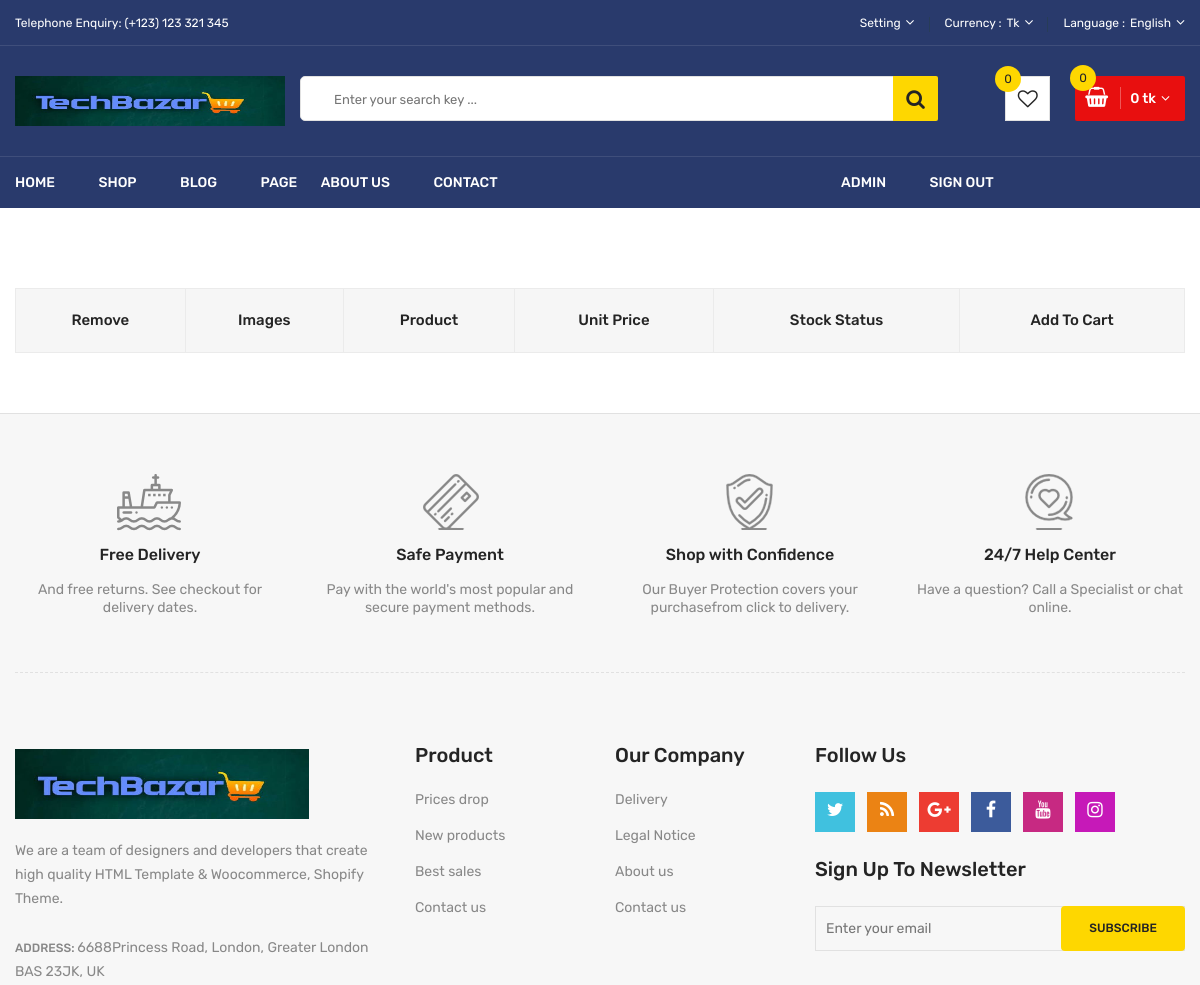
The app's page /cart/View_wishlist/ (signed in, upper part), older data.
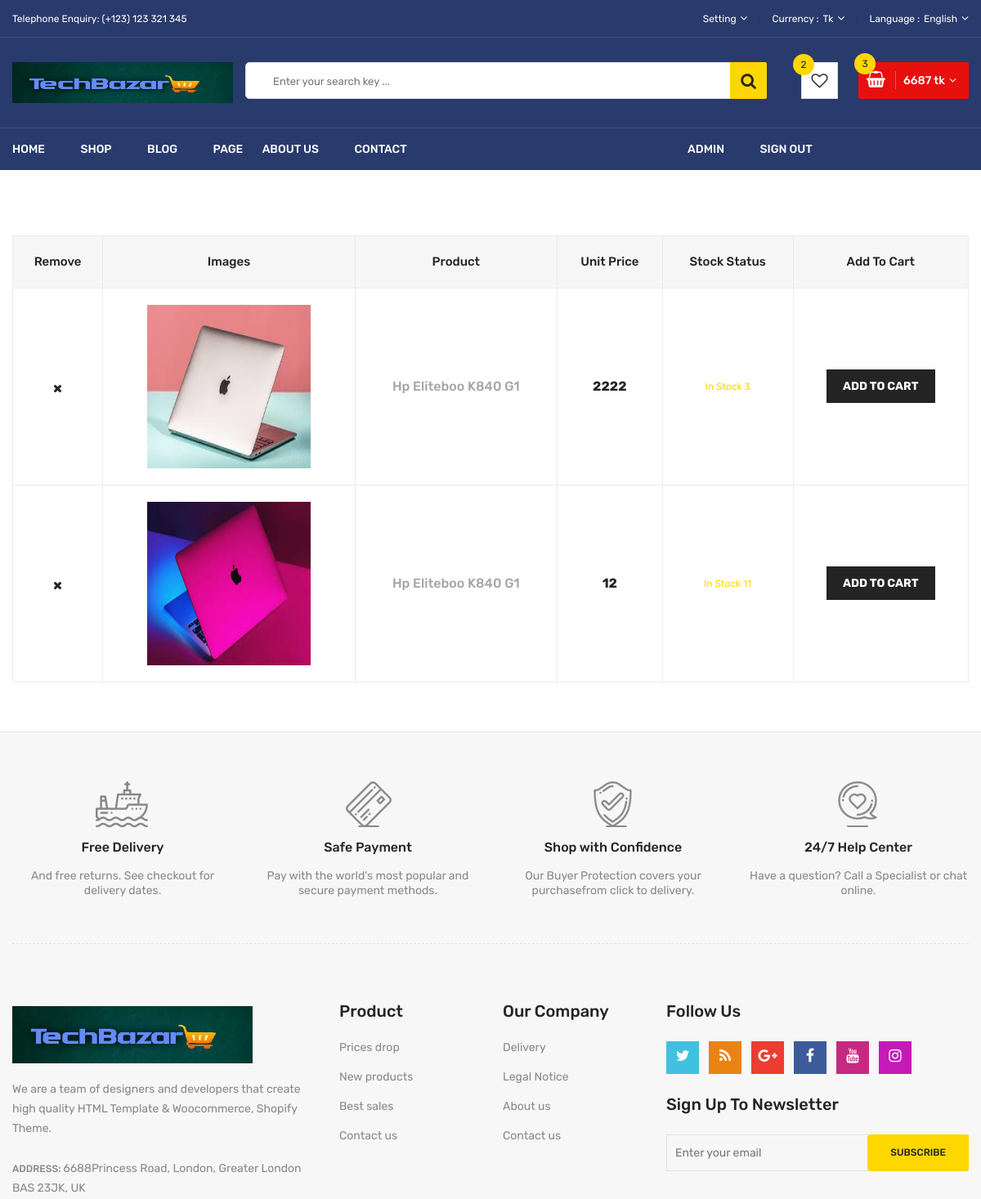
The same page, newer data.
### cart/models.py (models this page shows, shortened)
class wishlist(models.Model):
    user = models.ForeignKey(User, on_delete=models.CASCADE)
    product = models.ForeignKey(product_all, on_delete=models.CASCADE)

### product/models.py (models this page shows, shortened)
class product_all(models.Model):
    name =models.CharField(max_length=50)
    image = models.ImageField(upload_to='product_image/')
    category =models.ForeignKey(category,on_delete=models.CASCADE)
    about = models.TextField(max_length=150)
    old_price = models.PositiveIntegerField()
    new_price = models.PositiveIntegerField()
    quantity = models.IntegerField()
    add_date = models.DateField()

### cart/views.py (the view)
# urls.py: path('View_wishlist/', View_wishlist, name='View_wishlist'),
def View_wishlist(request):
    user =request.user
    if user.is_authenticated:
        wishlist_list = len(wishlist.objects.filter(user=user))
        crt_list = len(cart.objects.filter(user=user))
        product = cart.objects.filter(user=user)
        total = 0
        for i in product:
            total += i.product.new_price*i.quantity
        wishlist_show = wishlist.objects.filter(user=user)
    else:
        messages.warning(request, "Please Login or Register Fast")
        return redirect('login')
    return render(request,'cart/wishlist.html',locals())

### template/cart/wishlist.html (shortened to what this page needs)
{% extends 'home/base.html' %}
{% load static %}
{% block body %}
<div class="body-wrapper">
    <div class="wishlist-area pt-60 pb-60">
        <div class="container">
            <div class="row">
                <div class="col-12">
                    <form action="#">
                        <div class="table-content table-responsive">
                            <table class="table">
                                <thead>
                                    <tr>
                                        <th class="li-product-remove">remove</th>
                                        <th class="li-product-thumbnail">images</th>
                                        <th class="cart-product-name">Product</th>
                                        <th class="li-product-price">Unit Price</th>
                                        <th class="li-product-stock-status">Stock Status</th>
                                        <th class="li-product-add-cart">add to cart</th>
                                    </tr>
                                </thead>
                                <tbody>
                                    {% for i in wishlist_show %}
                                    <tr>
                                        <td class="li-product-remove"><a href="{% url 'delete_wishlist' i.id %}"><i class="fa fa-times"></i></a></td>
                                        <td class="li-product-thumbnail"><a href="#"><img
                                                    src="{{i.product.image.url}}" style="height: 200px; width: 200px;" alt=""></a></td>
                                        <td class="li-product-name"><a href="#">{{i.product.name}}</a></td>
                                        <td class="li-product-price"><span class="amount">{{i.product.new_price}}</span></td>
                                        {% if i.product.quantity > 0 %}
                                        <td class="li-product-stock-status"><span class="in-stock">in stock {{i.product.quantity}}</span></td>
                                        {% else %}
                                        <td class="li-product-stock-status"><b class="in-stock" style="color: rgb(255, 9, 9);">stock out </b></td>
                                        {% endif %}
                                        <td class="li-product-add-cart"><a href="{% url 'add_to_cart' i.product.id %}">add to cart</a></td>
                                    </tr>
                                    {%endfor%}
                                </tbody>
                            </table>
                        </div>
                    </form>
                </div>
            </div>
        </div>
    </div>
</div>
{% endblock %}

### template/home/base.html (shortened to what the changed rows need)
<!doctype html>
{% load static %}
<html class="no-js" lang="zxx">
<head>
    <link rel="stylesheet" href="{% static 'css/material-design-iconic-font.min.css' %}">
    <link rel="stylesheet" href="{% static 'css/font-awesome.min.css' %}">
    <link rel="stylesheet" href="{% static 'css/fontawesome-stars.css' %}">
    <link rel="stylesheet" href="{% static 'css/meanmenu.css' %}">
    <link rel="stylesheet" href="{% static 'css/owl.carousel.min.css' %}">
    <link rel="stylesheet" href="{% static 'css/slick.css' %}">
    <link rel="stylesheet" href="{% static 'css/animate.css' %}">
    <link rel="stylesheet" href="{% static 'css/jquery-ui.min.css' %}">
    <link rel="stylesheet" href="{% static 'css/venobox.css' %}">
    <link rel="stylesheet" href="{% static 'css/nice-select.css' %}">
    <link rel="stylesheet" href="{% static 'css/magnific-popup.css' %}">
    <link rel="stylesheet" href="{% static 'css/bootstrap.min.css' %}">
    <link rel="stylesheet" href="{% static 'css/helper.css' %}">
    <link rel="stylesheet" href="{% static 'css/style.css' %}">
    <link rel="stylesheet" href="{% static 'css/responsive.css' %}">
</head>
<body>
<div class="body-wrapper">
    <header class="li-header-4">
        <div class="header-middle pl-sm-0 pr-sm-0 pl-xs-0 pr-xs-0">
            <div class="container">
                <div class="row">
                    <div class="col-lg-9 pl-0 ml-sm-15 ml-xs-15">
                        <div class="header-middle-right">
                            <ul class="hm-menu">
                                <li class="hm-wishlist">
                                    <a href="{% url 'View_wishlist'%}">
                                        <span class="cart-item-count wishlist-item-count">{{wishlist_list}}</span>
                                        <i class="fa fa-heart-o"></i>
                                    </a>
                                </li>
                                <li class="hm-minicart">
                                    <div class="hm-minicart-trigger">
                                        <span class="item-text">{{total}} tk
                                            <span class="cart-item-count">{{crt_list}}</span>
                                        </span>
                                    </div>
                                </li>
                            </ul>
                        </div>
                    </div>
                </div>
            </div>
        </div>
    </header>
    {% block body %}{% endblock %}
    <div class="footer">
        <div class="footer-static-top">
            <div class="container">
                <div class="footer-shipping pt-60 pb-55 pb-xs-25">
                    <div class="row">
                        <div class="col-lg-3 col-md-6 col-sm-6 pb-sm-55 pb-xs-55">
                            <div class="li-shipping-inner-box">
                                <div class="shipping-text">
                                    <h2>Free Delivery</h2>
                                </div>
                            </div>
                        </div>
                        <div class="col-lg-3 col-md-6 col-sm-6 pb-sm-55 pb-xs-55">
                            <div class="li-shipping-inner-box">
                                <div class="shipping-text">
                                    <h2>Safe Payment</h2>
                                </div>
                            </div>
                        </div>
                        <div class="col-lg-3 col-md-6 col-sm-6 pb-xs-30">
                            <div class="li-shipping-inner-box">
                                <div class="shipping-text">
                                    <h2>Shop with Confidence</h2>
                                </div>
                            </div>
                        </div>
                        <div class="col-lg-3 col-md-6 col-sm-6 pb-xs-30">
                            <div class="li-shipping-inner-box">
                                <div class="shipping-text">
                                    <h2>24/7 Help Center</h2>
                                </div>
                            </div>
                        </div>
                    </div>
                </div>
            </div>
        </div>
    </div>
</div>
</body>
</html>

Row changes from the older to the newer data that the page shows:
added wishlist: product.image (picture), product.name "Hp Eliteboo K840 G1", product.new_price "2222", product.quantity "3"
added wishlist: product.image (picture), product.name "Hp Eliteboo K840 G1", product.new_price "12", product.quantity "11"
Text that changed along with them:
{{ wishlist_list }}: "0" → "2"
{{ total }}: "0" → "6687"
{{ crt_list }}: "0" → "3"
